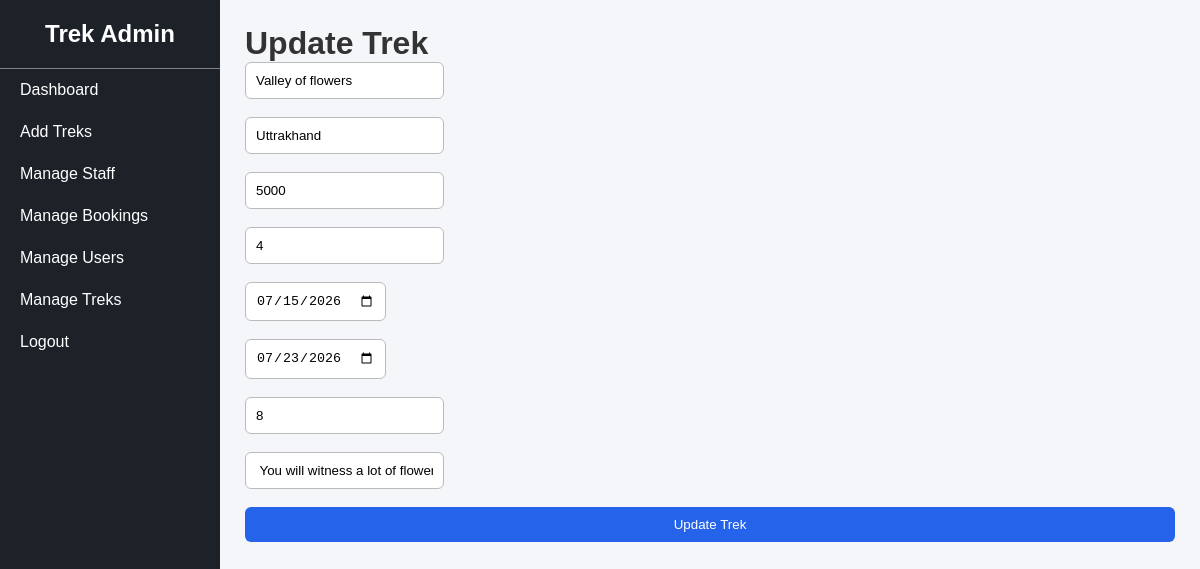
/update_trek/2 (signed in), run on an earlier commit of the app's database.
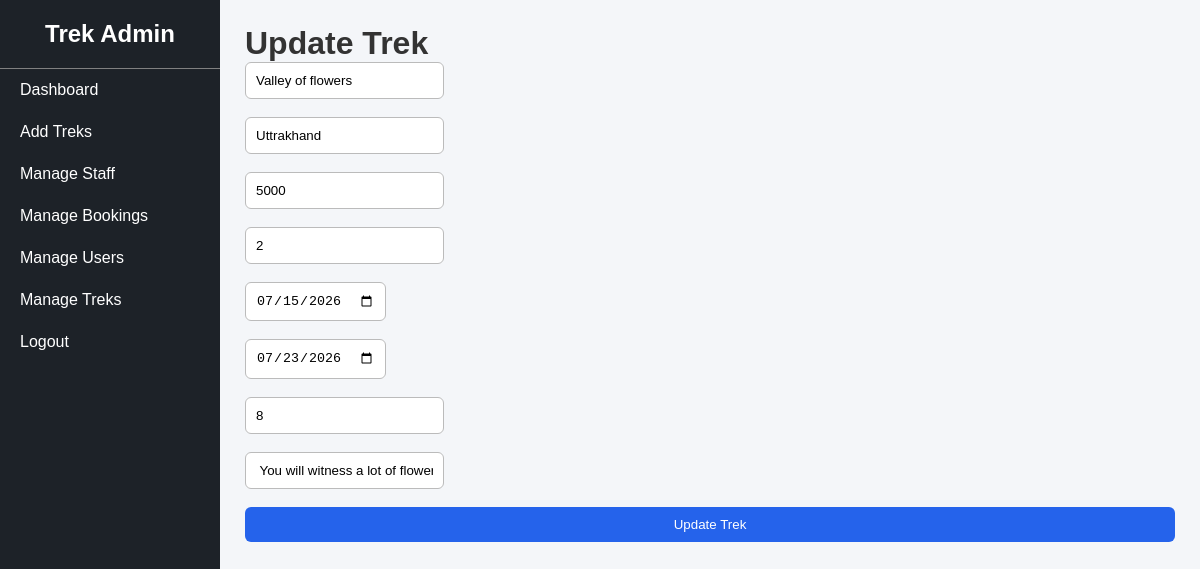
And on a later commit of the database.
### tables this page shows
CREATE TABLE treks(
                 id INTEGER PRIMARY KEY AUTOINCREMENT,
                 name TEXT NOT NULL,
                 location TEXT NOT NULL,
                 price INTEGER NOT NULL,
                 slots INTEGER NOT NULL,
                 difficulty TEXT NOT NULL,
                 duration INTEGER NOT NULL,
                 status TEXT NOT NULL DEFAULT 'Open',
                 assigned_staffID INTEGER NOT NULL,
                 start_date DATE ,
                 end_date DATE ,
                 description TEXT ,
                 FOREIGN KEY (assigned_staffID) REFERENCES staff(id)
                 );

### app.py (the view, shortened to what this page needs)
@app.route("/update_trek/<int:trek_id>", methods=["GET", "POST"])
def update_trek(trek_id):
    if "user" not in session or session["user"] != "admin":
        return redirect("/login")
    conn = get_db_connnection()
    trek = conn.execute(
        "SELECT * FROM treks WHERE id = ?",
        (trek_id,)
    ).fetchone()
    conn.close()
    return render_template("update_trek.html", trek=trek)

### app.py (called while the page is built)
def get_db_connnection():
    conn = sqlite3.connect("database.db")
    conn.row_factory =sqlite3.Row
    return conn

### templates/update_trek.html
{% extends "admin_base.html" %}
{% block content %}
<h1>Update Trek</h1>
<form method="POST">
    <input type="text" name="name" value="{{ trek['name'] }}" placeholder="Trek Name"> <br><br>
    <input type="text" name="location"  value="{{ trek['location'] }}"  placeholder="Location">  <br><br>
    <input type="number" name="price" value="{{ trek['price'] }}"  placeholder="Price"> <br><br>
    <input type="number" name="slots" value="{{ trek['slots'] }}" placeholder="Slots"> <br><br>
    <input type="date" name="start_date" value="{{ trek['start_date'] }}" placeholder="Start Date"> <br><br>
    <input type="date" name="end_date" value="{{ trek['end_date']}}" placeholder="End date"> <br><br>
    <input type="number" name="duration" value="{{ trek['duration']}}" placeholder="Duration"> <br><br>
    <input type="text" name="description" value="{{ trek['description']}}" placeholder="description"> <br> <br>
    <button type="submit" class="btn"> Update Trek </button>
</form>
{% endblock %}

What changed in the data, as far as the page shows it:
changed treks "Valley of flowers": slots "4" → "2"
